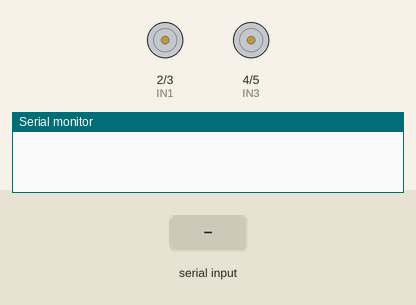
This sketch was run on a simulated Arduino Uno, built with avr-gcc and run on an emulated ATmega328P. Shown: motor-driver pin pairs drawn as motors (green arrow = first pin HIGH = forward, orange = second pin HIGH = backward, longer = more drive, scaled by the enable pin), the last lines printed to the serial monitor. The test bench sets the inputs (shaded band).

Above: at 1.2 s.
1.3 s: "F" received over Serial
At 1.6 s:
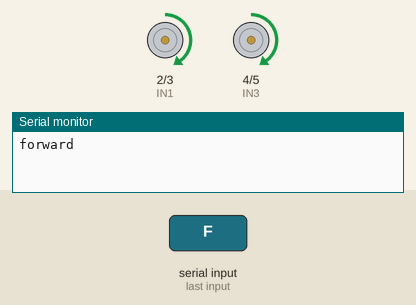
3.8 s: "B" received over Serial
At 5.1 s:
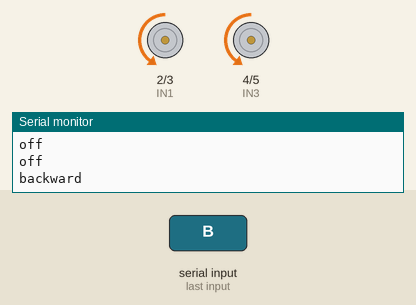
6.8 s: "R" received over Serial
At 7.7 s:
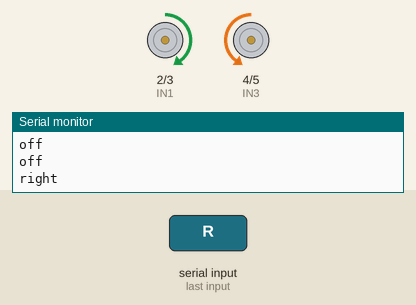
9.3 s: "L" received over Serial
At 10.2 s:
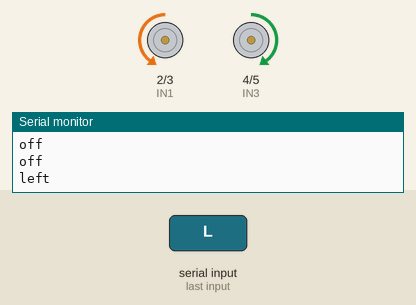
Timing chart, 0 to 12.3 s (numbered marks = the images above; inputs shaded):
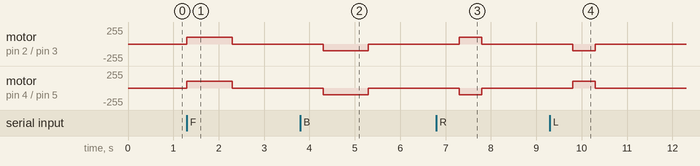

The sketch:

Manual_t2.ino
```cpp
char dir;
int ENA = 6; // MCU PWM Pin 10 to ENA on L298n Board
int IN1 = 2;
int IN2 = 3;

int ENB = 9;  // MCU PWM Pin 9 to ENB on L298n Board
int IN3 = 4;
int IN4 = 5;

void setup() {
  // Open serial communications and wait for port to open:
  Serial.begin(115200);
  while (!Serial) {
    ; // wait for serial port to connect. Needed for native USB port only
  }
  pinMode(ENA, OUTPUT); //Set all the L298n Pin to output
  pinMode(ENB, OUTPUT);
  pinMode(IN1, OUTPUT);
  pinMode(IN2, OUTPUT);
  pinMode(IN3, OUTPUT);
  pinMode(IN4, OUTPUT);
}


void loop() { // run over and over
  if (Serial.available()) {
    dir = Serial.read();
    //  Serial.write("dir is read \n");
    //Serial.write(Serial.read());
  }
  switch (dir) {

    case 'F': // forward
      Serial.write("forward \n");
      forward();
      delay(1000);
      off();
      dir = 'O';
      break;

    case 'B': //backward
      Serial.write("backward \n");
      backward();
      delay(1000);
      off();
      dir = 'O';
      break;

    case 'R': //right
      Serial.write("right \n");
      right();
      delay(500);
      //      forward();
      //      delay(2000);
      off();
      dir = 'O';
      break;

    case 'L': //left
      Serial.write("left \n");
      left();
      delay(500);
      //      forward();
      //      delay(2000);
      off();
      dir = 'O';
      break;

    case 'O': // off
      off();
      delay(1000);
      dir = 'O';
      Serial.write("off \n");
      break;
  }

}


void forward()
{
  analogWrite(ENA, 100);
  analogWrite(ENB, 100);
  // Run the motors on both direction at fixed speed
  digitalWrite(IN1, HIGH); // Turn HIGH motor A
  digitalWrite(IN2, LOW);
  //  analogWrite(ENA, 200); // TO set the turning speed to 200 out of possible range 0 to 255

  digitalWrite(IN3, HIGH); // turn HIGH motor B
  digitalWrite(IN4, LOW);  // To set the turning speed to 200 out of possible range 0 to 255
  //  analogWrite(ENB, 200);
}

void backward()
{
  analogWrite(ENA, 100);
  analogWrite(ENB, 100);
  digitalWrite(IN1, LOW);
  digitalWrite(IN2, HIGH);
  digitalWrite(IN3, LOW);
  digitalWrite(IN4, HIGH);
}

void off()
{
  digitalWrite(IN1, LOW); // Turn the motor off
  digitalWrite(IN2, LOW); // Turn the motor off
  digitalWrite(IN3, LOW); // Turn the motor off
  digitalWrite(IN4, LOW); // Turn the motor off
}

void right()
{
  analogWrite(ENA, 100);
  analogWrite(ENB, 100);
  // Run the motors on both direction at fixed speed
  digitalWrite(IN1, HIGH); // Turn HIGH motor A
  digitalWrite(IN2, LOW);

  digitalWrite(IN3, LOW); // turn HIGH motor B
  digitalWrite(IN4, HIGH);
}

void left()
{
  analogWrite(ENA, 100);
  analogWrite(ENB, 100);
  // Run the motors on both direction at fixed speed
  digitalWrite(IN1, LOW); // Turn HIGH motor A
  digitalWrite(IN2, HIGH);

  digitalWrite(IN3, HIGH); // turn HIGH motor B
  digitalWrite(IN4, LOW);
}
```

Measured:
- after the input at 1.3 s, motor on pin 2 (IN1) / pin 3 (IN2), motor on pin 4 (IN3) / pin 5 (IN4): stopped → forward 100/255 at once, → stopped 1.0 s later
- after the input at 3.8 s, motor on pin 2 (IN1) / pin 3 (IN2), motor on pin 4 (IN3) / pin 5 (IN4): stopped → backward 100/255 after 0.50 s, → stopped 1.0 s later
- after the input at 6.8 s, motor on pin 2 (IN1) / pin 3 (IN2): stopped → forward 100/255 after 0.50 s, → stopped 0.50 s later; motor on pin 4 (IN3) / pin 5 (IN4): stopped → backward 100/255 after 0.50 s, → stopped 0.50 s later
- after the input at 9.3 s, motor on pin 2 (IN1) / pin 3 (IN2): stopped → backward 100/255 after 0.50 s, → stopped 0.50 s later; motor on pin 4 (IN3) / pin 5 (IN4): stopped → forward 100/255 after 0.50 s, → stopped 0.50 s later
